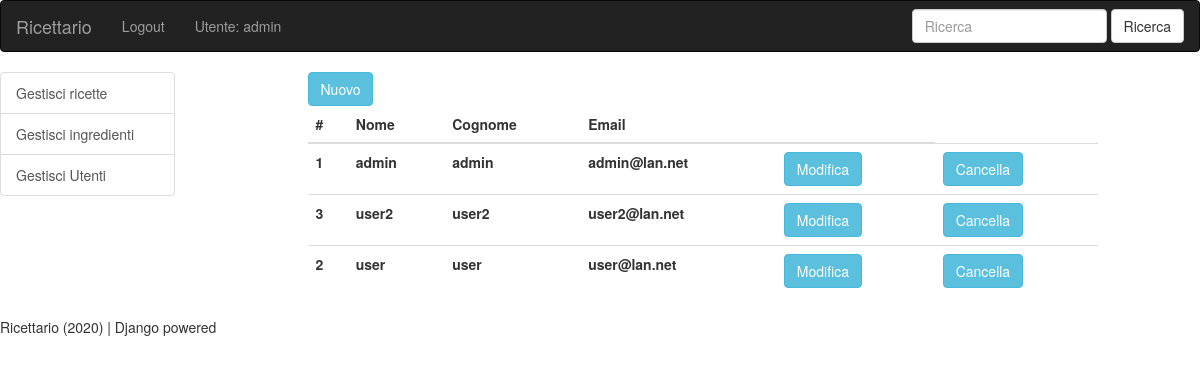
The app's page /catalogo/utenti/manage (signed in) with its own data.
### catalogo/models.py (models this page shows)
class User(AbstractUser):
    EMAIL_FIELD = 'email'
    USERNAME_FIELD = 'email'
    REQUIRED_FIELDS = ['username']
    email = models.EmailField(
		unique=True,
		blank=True
    )
    MASCHIO = 'Maschio'
    FEMMINA = 'Femmina'
    NONDICHIARATO = 'Non dichiarato'
    gender_choices = [
            (MASCHIO, 'Maschio'),
            (FEMMINA, 'Femmina'),
            (NONDICHIARATO, 'Non dichiarato')
    ]
    gender = models.CharField(
        max_length=15,
        choices=gender_choices,
        verbose_name="Genere",
        default=NONDICHIARATO
    )
    birth_date = models.DateField(
        verbose_name="Data di nascita",
        null=True,
        blank=True
    )

### catalogo/views.py (the view)
# urls.py: path('utenti/manage', views.manageUtenti, name='umanage'),
@user_passes_test(lambda u: u.is_superuser)
def manageUtenti(request):
    try:
        utenti = User.objects.all().order_by('email')
    except:
        utenti = None
    context = {
        'utenti': utenti,
    }
    return render(request, 'catalogo/user_manage.html', context=context)

### catalogo/templates/catalogo/user_manage.html
{% extends "base.html" %}
{% block content %}
<div id="container-fluid">
	<a class="btn btn-info" role="button" href="{% url 'ucreate' %}">Nuovo</a>
</div>
<table class="table">
  <thead class="thead-dark">
    <tr>
      	<th scope="col">#</th>
      	<th scope="col">Nome</th>
      	<th scope="col">Cognome</th>
      	<th scope="col">Email</th>
      	<th scope="col">&nbsp;</th>
    </tr>
  </thead>
  <tbody>
  {% for utente in utenti %}
    <tr>
	<th scope="row">{{ utente.pk }}</th>
	<th scope="row">{{ utente.first_name }}</th>
	<th scope="row">{{ utente.last_name }}</th>
	<th scope="row">{{ utente.email }}</th>
	<th scope="row"><a class="btn btn-info" role="button" href="/catalogo/utenti/{{ utente.pk }}/update">Modifica</a></th>
	<th scope="row"><a class="btn btn-info" role="button" href="/catalogo/utenti/{{ utente.pk }}/delete">Cancella</a></th>
    </tr>
  {% endfor %}
  </tbody>
</table>
{% endblock %}

### catalogo/templates/base.html (shortened to what this page needs)
{% load static %}
<!DOCTYPE html>
<html lang="it">
<head>
  <link rel="stylesheet" href="{% static 'bootstrap.min.css' %}">
</head>
<body>
   <nav class="navbar navbar-inverse">
    <div class="container-fluid">
      <div class="navbar-header">
        <a class="navbar-brand" href="{% url 'index' %}">Ricettario</a>
      </div>
      <ul class="nav navbar-nav">
       {% if user.is_authenticated %}
       <li><a href="{% url 'logout' %}">Logout</a></li>
       <li><span class="navbar-text">Utente: {{ user.username }}</span></li>
       {% else %}
       <li><a href="{% url 'login' %}">Login</a></li>
       {% endif %}
      </ul>
      <form action="{% url 'rsearch' %}" method="get" class="navbar-form navbar-right">
	    <div class="form-group">
      	     <input class="form-control" type="search" placeholder="Ricerca" aria-label="Ricerca" name="q">
	    </div>
      	    <button class="btn btn-default" type="submit">Ricerca</button>
      </form>
    </div>
   </nav>
  <div class="row">
   <div class="col-sm-2">
       {% if user.is_authenticated and user.is_superuser %}
        <div class="list-group">
		<a class="list-group-item" href="{% url 'rmanage' %}">Gestisci ricette</a></li>
	<a class="list-group-item" href="{% url 'imanage' %}">Gestisci ingredienti</a></li>
		<a class="list-group-item" href="{% url 'umanage' %}">Gestisci Utenti</a></li>
	</div>
       {% endif %}
   </div>
   <div class="col-sm-1">
   </div>
   <div class="col-sm-8">
	  {% block content %}{% endblock %}
   </div>
   <div class="col-sm-2">
   </div>
  </div>
  <div>
  	{% block footer  %}
		Ricettario (2020) | Django powered
	{% endblock %}
  </div>
</body>
</html>

### records on screen
User: username "admin", pk "1", first_name "admin", last_name "admin", email "admin@lan.net"
User: pk "3", first_name "user2", last_name "user2", email "user2@lan.net"
User: pk "2", first_name "user", last_name "user", email "user@lan.net"
